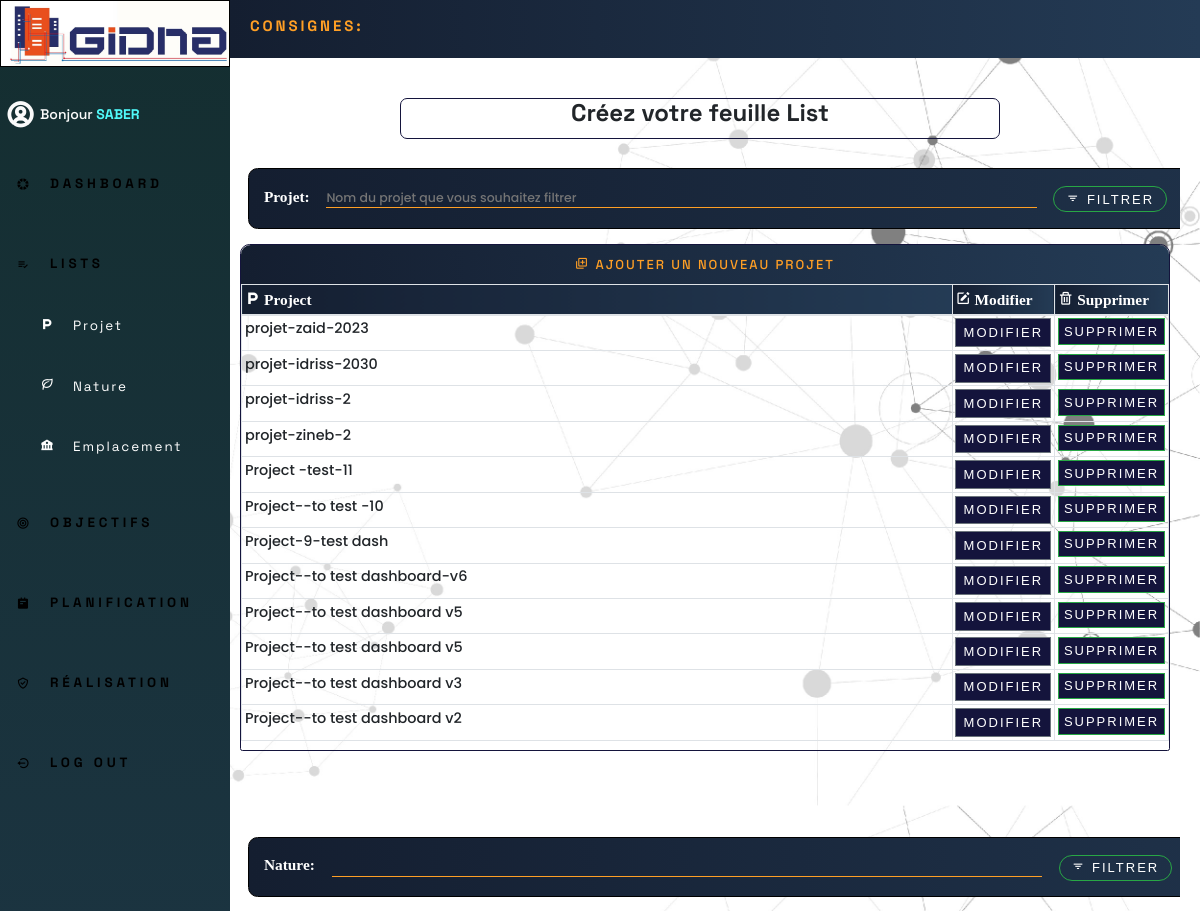
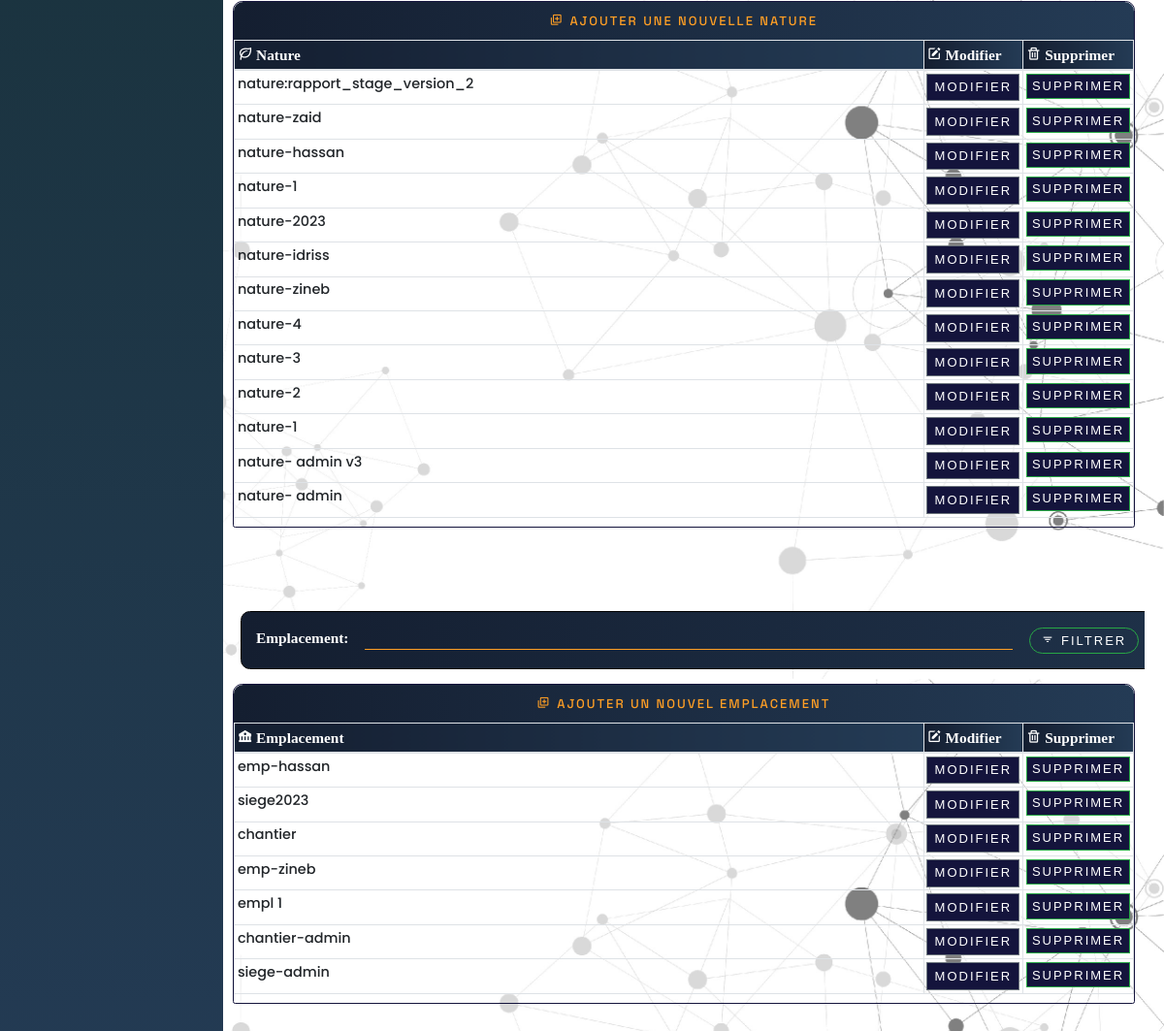
/lists (signed in), run on the app's committed database (2 pictures, top to bottom).
### lists/models.py (models this page shows, shortened)
class Projet(models.Model):
     projet = models.CharField(max_length=200)
     user = models.ForeignKey(User,null=True, on_delete=models.CASCADE)

class Nature(models.Model):
     nature = models.CharField(max_length=200,null=True)
     user = models.ForeignKey(User,null=True, on_delete=models.CASCADE)

class Emplacement(models.Model):
     emplacement = models.CharField(max_length=200,null=True )
     user = models.ForeignKey(User,null=True, on_delete=models.CASCADE)

### lists/views.py (the view)
# urls.py: path('', views.flists , name='lists'),
@login_required(login_url='acces')
def flists(request):
    emplacements=Emplacement.objects.filter(user=request.user).order_by('-id')
    projets=Projet.objects.filter(user=request.user).order_by('-id')
    natures=Nature.objects.filter(user=request.user).order_by('-id')
    lists=Lists.objects.filter(user=request.user).order_by('-id')
    filterProjet=filtrer_par_projet(request.GET , queryset=projets , request=request)
    projets=filterProjet.qs
    filterNature=filtrer_par_nature(request.GET , queryset=natures , request=request)
    natures=filterNature.qs
    filterEmplacement=filtrer_par_emplacement(request.GET , queryset=emplacements , request=request)
    emplacements=filterEmplacement.qs
    context = {'lists':lists , 'projets':projets , 'natures':natures , 'emplacements':emplacements , 'filterProjet':filterProjet , 'filterNature':filterNature ,'filterEmplacement':filterEmplacement }
    return render(request , 'lists/lists.html'  , context)

### lists/filters.py (called while the page is built)
    def filter_queryset(self, queryset):
        queryset = super().filter_queryset(queryset)
        return queryset.filter(user=self.request.user)

    def filter_queryset(self, queryset):
        queryset = super().filter_queryset(queryset)
        return queryset.filter(user=self.request.user)

    def filter_queryset(self, queryset):
        queryset = super().filter_queryset(queryset)
        return queryset.filter(user=self.request.user)

### templates/lists/lists.html (shortened to what this page needs)
{% extends 'main.html' %}
{% load static %}
{% load crispy_forms_tags %}
{% block top %}
<div class="top-bar">
  <div class="userConsignes">
    <span class="usePage">CONSIGNES: </span>
  </div>
</div>
{% endblock top %}
{% block contenu %}
        <div class="dynamic-content">
          <div class="currentPageName">
            <div class="name">
              <h1>Créez votre feuille List</h1>
            </div>
          </div>
          <br />
          <div class="row ">
  <div class="col-md-8">
      <div class="card card-body">
          <form class="filtrer_projet" method="get">
              {{filterProjet.form}}
              <button id="btn_filtrer_projet" type="submit" class="btn btn-success btn-sm btn-block" >
               <i class='bx bx-filter'></i> Filtrer
                </button>
          </form>
      </div>
  </div>
<div class="col-md-12" id="project-sec">
  <div class="card card-body">
    <a  id="add-ligne-project"  class="btn btn-primary btn-sm btn-block" href="{% url 'create_projet' %}"
      ><i class='bx bx-add-to-queue'></i> <span>Ajouter un nouveau projet</span></a
    >
    <table class="table table-sm table- table-hover table-bordered" id="Project-table">
      <thead>
        <tr>
          <th  scope="col" ><i class="bx bxs-parking"></i> Project</th>
          <th class="min-col"  scope="col"><i class='bx bxs-edit'></i> Modifier</th>
          <th class="min-col"  scope="col"><i class='bx bx-trash'></i> Supprimer</th>
        </tr>
      </thead>
      <tbody>
         {% if projets %}
          {% for projet in projets  %}
        <tr class="first-ligne-project">
          <td class="added-text">{{ projet.projet }}</td>
          <td>
            <div class="btn-group dropstart">
              <a href="{% url 'update-projet' projet.id %}" class="btn btn-secondary dropdown-toggle" type="submit" >
                Modifier
               </a>
          </td>
  <td>
    <a href="{% url 'delete-projet' projet.id %}" id="success-save" type="submit" class="btn btn-success btn-sm btn-block" >
      Supprimer
      </a>
          </td>
        </tr>
         {% endfor %}
        {% endif %}
      </tbody>
    </table>
    </div>
  </div>
<div class="col-md-8">
  <div class="card card-body">
      <form class="filtrer_projet" method="get">
          {{filterNature.form}}
          <button id="btn_filtrer_projet" type="submit" class="btn btn-success btn-sm btn-block" >
           <i class='bx bx-filter'></i> Filtrer
            </button>
      </form>
  </div>
</div>
<div class="col-md-12" id="nature-sec">
  <div class="card card-body">
    <a  id="add-ligne-nature" class="btn btn-primary btn-sm btn-block" href="{% url 'create_nature' %}"
      ><i class='bx bx-add-to-queue'></i> <span>Ajouter une nouvelle Nature</span></a
    >
    <table class="table table-sm table- table-hover table-bordered" id="Nature-table">
      <thead>
        <tr>
          <th scope="col"><i class="bx bx-leaf"></i> Nature</th>
          <th class="min-col"  scope="col"><i class='bx bxs-edit'></i> Modifier</th>
          <th class="min-col"  scope="col"><i class='bx bx-trash'></i> Supprimer</th>
        </tr>
      </thead>
      <tbody>
        <tr class="first-ligne-nature">
                {% if natures %}
                {% for nature in natures %}
                <td class="added-text"> {{ nature.nature }}</td>
          <td>
            <div class="btn-group dropstart">
              <a href="{% url 'update-nature' nature.id %}" class="btn btn-secondary dropdown-toggle" type="submit" >
                Modifier
               </a>
            </div>
          </td>
          <td>
    <a  type="button" class="btn btn-success btn-sm btn-block" href="{% url 'delete-nature' nature.id %}">
      Supprimer
      </a>
          </td>
        </tr>
           {% endfor %}
          {% endif %}
      </tbody>
    </table>
    </div>
  </div>
<br />
<div class="col-md-8">
  <div class="card card-body">
      <form class="filtrer_projet" method="get">
          {{filterEmplacement.form}}
          <button id="btn_filtrer_projet" type="submit" class="btn btn-success btn-sm btn-block" >
           <i class='bx bx-filter'></i> Filtrer
            </button>
      </form>
  </div>
</div>
<div class="col-md-12" id="emp-sec">
  <div class="card card-body">
    <a  id="add-ligne-emplacement" class="btn btn-primary btn-sm btn-block" href="{% url 'create_emplacement' %}"
      ><i class='bx bx-add-to-queue'></i> <span>Ajouter un nouvel Emplacement</span></a
    >
    <table class="table table-sm table- table-hover table-bordered" id="Emplacement-table-">
      <thead>
        <tr>
          <th scope="col"  scope="col"><i class="bx bxs-bank"></i> Emplacement</th>
          <th class="min-col"  scope="col"><i class='bx bxs-edit'></i> Modifier</th>
          <th class="min-col"  scope="col"><i class='bx bx-trash'></i> Supprimer</th>
        </tr>
      </thead>
      <tbody>
        <tr class="first-ligne-emplacement">
            {% if emplacements %}
            {% for emplacement in emplacements %}
            <td class="added-text" > {{ emplacement.emplacement }}</td>
          <td>
            <div class="btn-group dropstart">
              <a class="btn btn-secondary dropdown-toggle" type="submit" href="{% url 'update-emplacement' emplacement.id %}">
                Modifier
               </a>
            </div>
          </td>
          <td>
    <a  type="button" class="btn btn-success btn-sm btn-block" href="{% url 'delete-emplacement' emplacement.id %}">
      Supprimer
      </a>
          </td>
        </tr>
        {% endfor %}
        {% endif %}
    </table>
    </div>
  </div>
          </div>
        </div>
      </div>
    </div>
  </body>
</html>
{% endblock contenu %}

### templates/main.html (shortened to what this page needs)
{% load static %}
{% load crispy_forms_tags %}
<!DOCTYPE html>
<html lang="en">
  <head>
    <link rel="stylesheet" href="{% static 'css/projectStyle.css' %}" />
    <link
      rel="stylesheet"
      href="https://stackpath.bootstrapcdn.com/bootstrap/4.5.2/css/bootstrap.min.css"
    />
    <link
      href="https://unpkg.com/boxicons@2.1.4/css/boxicons.min.css"
      rel="stylesheet"
    />
  </head>
  <body>
    <div class="container-global">
{% block top %}{% endblock top %}
      <div class="content">
        <div class="sidebar ">
          <div class="top">
            <div class="logo">
              <img src="{% static 'images/Gidna.jpg' %}" alt="Gidna" />
            </div>
          </div>
          <div class="currentUser">
             <i  style=" font-size:30px;font-weight:1000; color:rgb(250, 250,250 ) ; min-width: 40px;
                  text-align: center;
                  height: 50px;
                  border-radius: 12px;
                  line-height: 50px; "  class='bx bx-user-circle' > </i>            <div>
                    <div class="bold">
                      <div style='color:rgb(250, 250,250);  font-size: 14px; font-weight: 550; display: flex; align-items: center;'>
                        <span>Bonjour    <strong style="color: rgb(80, 250,250 )" >{{request.user|upper}}</strong></span>
                      </div>
                    </div>
            </div>
          </div>
          <ul>
            <li>
              <a href="{% url 'dashboard' %} "class="menu-item">
                <i class='bx bxs-color' ></i>
                <span class="nav-item">Dashboard</span>
              </a>
            </li>
            <li>
              <a href="{% url 'lists' %}" class="menu-item">
                <div class = "icon" ><i class="bx bx-list-check"></i> </div>
                <span class="nav-item" >Lists</span>
              </a>
            </li>
            <div class="nestedList">
              <ul>
                <li>
                  <a href="#project-sec">
                    <i class="bx bxs-parking"></i>
                    <span class="nav-item">Projet</span>
                  </a>
                </li>
                <li>
                  <a href="#nature-sec">
                    <i class="bx bx-leaf"></i>
                    <span class="nav-item">Nature</span>
                  </a>
                </li>
                <li>
                  <a href="#emp-sec">
                    <i class="bx bxs-bank" ></i>
                    <span class="nav-item">Emplacement</span>
                  </a>
                </li>
            </div>
            <li>
              <a href="{% url 'objectif' %}" class="menu-item">
                <i class="bx bx-bullseye"></i>
                <span class="nav-item">Objectifs</span>
              </a>
            </li>
            <li>
              <a href="{% url 'planification' %} "class="menu-item">
                <i class="bx bxs-notepad"></i>
                <span class="nav-item">Planification</span>
              </a>
            </li>
            <li>
              <a href="{% url 'realisation' %} "class="menu-item">
                <i class="bx bx-check-shield"></i>
                <span class="nav-item">Réalisation</span>
              </a>
            </li>
            <li>
              <a href="{% url 'quitter' %} "class="menu-item">
                <i class="bx bx-log-out-circle"></i>
                <span class="nav-item">Log Out</span>
              </a>
            </li>
          </ul>
        </div>
 {% block contenu %}
{% endblock contenu %}

### data on the page
Projet: projet "projet-zaid-2023"
Projet: projet "projet-idriss-2030"
Projet: projet "projet-idriss-2"
Projet: projet "projet-zineb-2"
Projet: projet "Project -test-11"
Projet: projet "Project--to test -10"
Projet: projet "Project-9-test dash"
Projet: projet "Project--to test dashboard-v6"
Projet: projet "Project--to test dashboard v5"
Projet: projet "Project--to test dashboard v5"
Projet: projet "Project--to test dashboard v3"
Projet: projet "Project--to test dashboard v2"
Nature: nature "nature:rapport_stage_version_2"
Nature: nature "nature-zaid"
Nature: nature "nature-hassan"
Nature: nature "nature-1"
Nature: nature "nature-2023"
Nature: nature "nature-idriss"
Nature: nature "nature-zineb"
Nature: nature "nature-4"
Nature: nature "nature-3"
Nature: nature "nature-2"
Nature: nature "nature-1"
Nature: nature "nature- admin v3"
Nature: nature "nature- admin"
Emplacement: emplacement "emp-hassan"
Emplacement: emplacement "siege2023"
Emplacement: emplacement "chantier"
Emplacement: emplacement "emp-zineb"
Emplacement: emplacement "empl 1"
Emplacement: emplacement "chantier-admin"
Emplacement: emplacement "siege-admin"

### other printed values
{{ request.user|upper }} "SABER"
